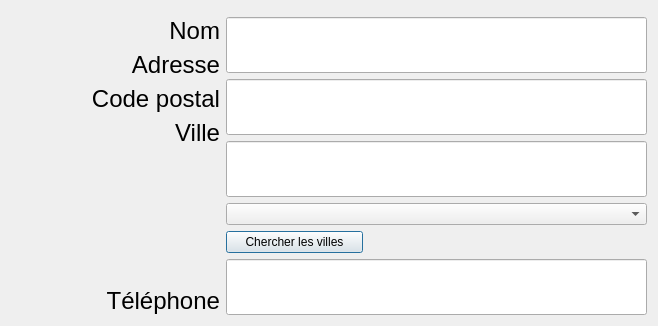
<?xml version="1.0" encoding="UTF-8"?>
<ui version="4.0">
 <class>DialogClient</class>
 <widget class="QDialog" name="DialogClient">
  <property name="geometry">
   <rect>
    <x>0</x>
    <y>0</y>
    <width>658</width>
    <height>326</height>
   </rect>
  </property>
  <property name="windowTitle">
   <string>Dialog</string>
  </property>
  <layout class="QVBoxLayout" name="verticalLayout_3">
   <item>
    <widget class="QWidget" name="widget_barreMenu" native="true">
     <property name="sizePolicy">
      <sizepolicy hsizetype="Maximum" vsizetype="Maximum">
       <horstretch>0</horstretch>
       <verstretch>0</verstretch>
      </sizepolicy>
     </property>
     <property name="maximumSize">
      <size>
       <width>779</width>
       <height>91</height>
      </size>
     </property>
    </widget>
   </item>
   <item>
    <layout class="QHBoxLayout" name="horizontalLayout">
     <item>
      <layout class="QVBoxLayout" name="verticalLayout">
       <item>
        <widget class="QLabel" name="label_Nom">
         <property name="font">
          <font>
           <family>Liberation Sans</family>
           <pointsize>18</pointsize>
          </font>
         </property>
         <property name="text">
          <string>Nom</string>
         </property>
         <property name="alignment">
          <set>Qt::AlignRight|Qt::AlignTrailing|Qt::AlignVCenter</set>
         </property>
        </widget>
       </item>
       <item>
        <widget class="QLabel" name="label_Adresse">
         <property name="sizePolicy">
          <sizepolicy hsizetype="Minimum" vsizetype="Preferred">
           <horstretch>0</horstretch>
           <verstretch>0</verstretch>
          </sizepolicy>
         </property>
         <property name="font">
          <font>
           <family>Liberation Sans</family>
           <pointsize>18</pointsize>
          </font>
         </property>
         <property name="text">
          <string>Adresse</string>
         </property>
         <property name="alignment">
          <set>Qt::AlignRight|Qt::AlignTrailing|Qt::AlignVCenter</set>
         </property>
        </widget>
       </item>
       <item>
        <widget class="QLabel" name="label_CodePostal">
         <property name="sizePolicy">
          <sizepolicy hsizetype="Minimum" vsizetype="Preferred">
           <horstretch>0</horstretch>
           <verstretch>0</verstretch>
          </sizepolicy>
         </property>
         <property name="font">
          <font>
           <family>Liberation Sans</family>
           <pointsize>18</pointsize>
          </font>
         </property>
         <property name="text">
          <string>Code postal</string>
         </property>
         <property name="alignment">
          <set>Qt::AlignRight|Qt::AlignTrailing|Qt::AlignVCenter</set>
         </property>
        </widget>
       </item>
       <item>
        <widget class="QLabel" name="label_Ville">
         <property name="sizePolicy">
          <sizepolicy hsizetype="Minimum" vsizetype="Preferred">
           <horstretch>1</horstretch>
           <verstretch>0</verstretch>
          </sizepolicy>
         </property>
         <property name="font">
          <font>
           <family>Liberation Sans</family>
           <pointsize>18</pointsize>
          </font>
         </property>
         <property name="text">
          <string>Ville</string>
         </property>
         <property name="alignment">
          <set>Qt::AlignRight|Qt::AlignTrailing|Qt::AlignVCenter</set>
         </property>
        </widget>
       </item>
       <item>
        <spacer name="verticalSpacer">
         <property name="orientation">
          <enum>Qt::Vertical</enum>
         </property>
         <property name="sizeHint" stdset="0">
          <size>
           <width>20</width>
           <height>40</height>
          </size>
         </property>
        </spacer>
       </item>
       <item>
        <widget class="QLabel" name="label_Telephone">
         <property name="sizePolicy">
          <sizepolicy hsizetype="Minimum" vsizetype="Preferred">
           <horstretch>0</horstretch>
           <verstretch>0</verstretch>
          </sizepolicy>
         </property>
         <property name="font">
          <font>
           <family>Liberation Sans</family>
           <pointsize>18</pointsize>
          </font>
         </property>
         <property name="text">
          <string>Téléphone</string>
         </property>
         <property name="alignment">
          <set>Qt::AlignRight|Qt::AlignTrailing|Qt::AlignVCenter</set>
         </property>
        </widget>
       </item>
      </layout>
     </item>
     <item>
      <layout class="QVBoxLayout" name="verticalLayout_2">
       <item>
        <widget class="QLineEdit" name="lineEdit_Nom">
         <property name="sizePolicy">
          <sizepolicy hsizetype="Expanding" vsizetype="Expanding">
           <horstretch>4</horstretch>
           <verstretch>1</verstretch>
          </sizepolicy>
         </property>
         <property name="maximumSize">
          <size>
           <width>421</width>
           <height>16777215</height>
          </size>
         </property>
        </widget>
       </item>
       <item>
        <widget class="QLineEdit" name="lineEdit_Adresse">
         <property name="sizePolicy">
          <sizepolicy hsizetype="Maximum" vsizetype="Expanding">
           <horstretch>3</horstretch>
           <verstretch>1</verstretch>
          </sizepolicy>
         </property>
         <property name="maximumSize">
          <size>
           <width>421</width>
           <height>16777215</height>
          </size>
         </property>
        </widget>
       </item>
       <item>
        <widget class="QLineEdit" name="lineEdit_CodePostal">
         <property name="sizePolicy">
          <sizepolicy hsizetype="Maximum" vsizetype="Expanding">
           <horstretch>3</horstretch>
           <verstretch>1</verstretch>
          </sizepolicy>
         </property>
         <property name="maximumSize">
          <size>
           <width>421</width>
           <height>16777215</height>
          </size>
         </property>
        </widget>
       </item>
       <item>
        <widget class="QComboBox" name="comboBox">
         <property name="sizePolicy">
          <sizepolicy hsizetype="Preferred" vsizetype="MinimumExpanding">
           <horstretch>1</horstretch>
           <verstretch>0</verstretch>
          </sizepolicy>
         </property>
        </widget>
       </item>
       <item>
        <widget class="QPushButton" name="button_ChercherVille">
         <property name="sizePolicy">
          <sizepolicy hsizetype="Expanding" vsizetype="Expanding">
           <horstretch>1</horstretch>
           <verstretch>0</verstretch>
          </sizepolicy>
         </property>
         <property name="maximumSize">
          <size>
           <width>137</width>
           <height>27</height>
          </size>
         </property>
         <property name="text">
          <string>Chercher les villes</string>
         </property>
        </widget>
       </item>
       <item>
        <widget class="QLineEdit" name="lineEdit_CodePostal_2">
         <property name="sizePolicy">
          <sizepolicy hsizetype="Maximum" vsizetype="Expanding">
           <horstretch>3</horstretch>
           <verstretch>1</verstretch>
          </sizepolicy>
         </property>
         <property name="maximumSize">
          <size>
           <width>421</width>
           <height>16777215</height>
          </size>
         </property>
        </widget>
       </item>
      </layout>
     </item>
    </layout>
   </item>
  </layout>
 </widget>
 <resources/>
 <connections/>
</ui>
